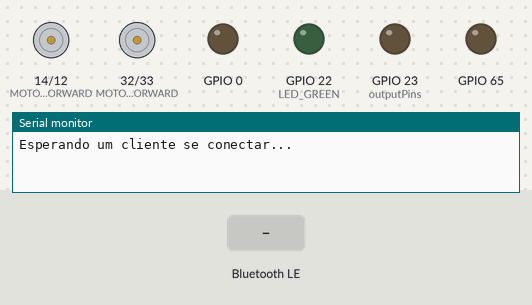
Bench run of a program on a simulated ESP32. Shown: motor-driver pin pairs drawn as motors (green arrow = first pin HIGH = forward, orange = second pin HIGH = backward, longer = more drive), output pins drawn as LEDs (lit = HIGH), the last lines printed to the serial monitor. Inputs (shaded band) come from the test bench. Nothing arrives over Bluetooth unless stated; a phone connects over Bluetooth LE 3 s after start.

Above: at 1.2 s.
1.3 s: Bluetooth LE write "+L" received
At 1.7 s:
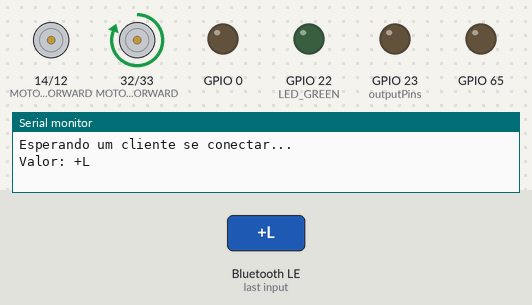
4.3 s: Bluetooth LE write "+LF" received
At 5.2 s:
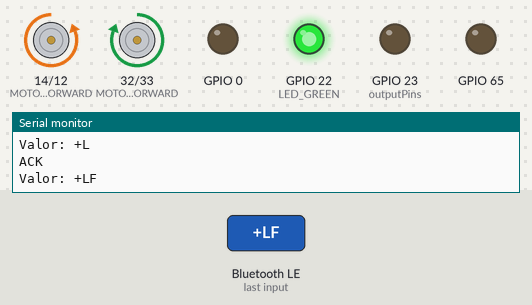
5.8 s: Bluetooth LE write "+R" received
At 6.3 s:
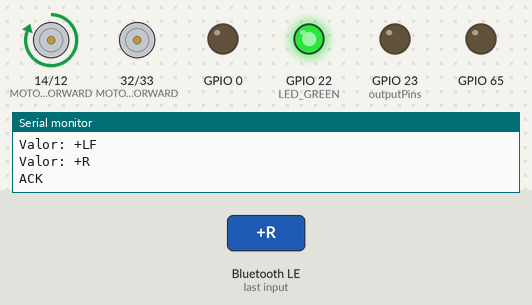
7.3 s: Bluetooth LE write "+RF" received
At 8.5 s:
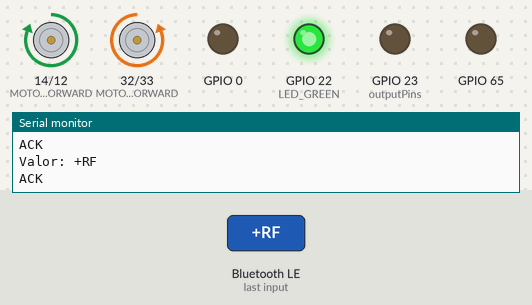
8.8 s: Bluetooth LE write "+U" received
At 9.8 s:
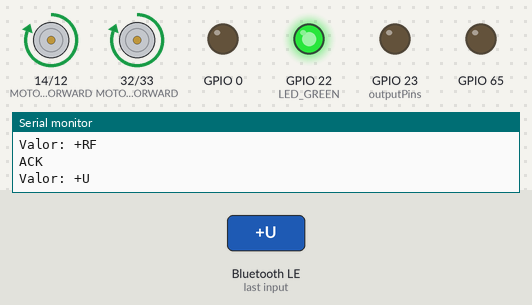
10.3 s: Bluetooth LE write "+D" received
At 10.9 s:
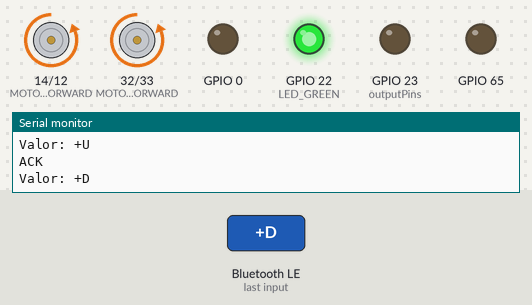
Timing chart, 0 to 12.8 s (numbered marks = the images above; inputs shaded):
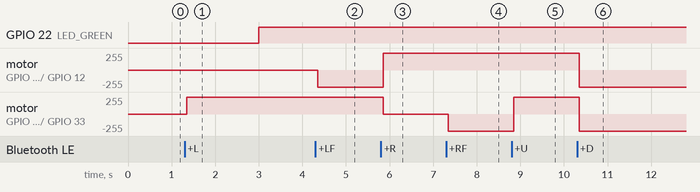

The program:

main.cpp
```cpp
#include <Arduino.h>
#include "Aspirator5000.h"

Aspirator5000 *aspirator5000;

void setup() {
  aspirator5000 = new Aspirator5000();
  aspirator5000->init();
}

void loop() {
  aspirator5000->loop();
}
```

Aspirator5000.h
```cpp
#include <BLEDevice.h>

#ifndef ASPIRATOR_5000_H
#define ASPIRATOR_5000_H

#define UUID_SERVICE   "5cb7ea7e-ed9f-42e7-807e-51ffa3b6b5fb"
#define UUID_CHANNEL   "fc77b5bf-e5ce-481f-a607-7f389d185950"

#define LED_GREEN            22
#define LED_RED              23
#define MOTOR_LEFT_FORWARD   14
#define MOTOR_LEFT_BACKWARD  12
#define MOTOR_RIGHT_FORWARD  32
#define MOTOR_RIGHT_BACKWARD 33

class Aspirator5000: public BLEServerCallbacks, public BLECharacteristicCallbacks {
  BLEServer *server;
  BLEService *service;
  BLECharacteristic *characteristic;

  bool deviceConnected;
  int outputPins[6] = {
    LED_GREEN,
    LED_RED,
    MOTOR_LEFT_FORWARD,
    MOTOR_LEFT_BACKWARD,
    MOTOR_RIGHT_FORWARD,
    MOTOR_RIGHT_BACKWARD
  };

  int motorPins[4] = {
    MOTOR_LEFT_FORWARD,
    MOTOR_LEFT_BACKWARD,
    MOTOR_RIGHT_FORWARD,
    MOTOR_RIGHT_BACKWARD
  };

  private:
    void advertise();
    void resetHardwareState();

  public:
    void init();
    void loop();
    void onConnect(BLEServer* pServer);
    void onDisconnect(BLEServer* pServer);
    void onWrite(BLECharacteristic *pCharacteristic);
};

#endif
```

Aspirator5000.cpp
```cpp
#include <Arduino.h>
#include <BLE2902.h>
#include <iostream>

#include "Aspirator5000.h"

void Aspirator5000::init() {
  Serial.begin(115200);

  for (int i = 0; i < sizeof(outputPins); i++) {
    pinMode(outputPins[i], OUTPUT);
  }

  BLEDevice::init("Aspirator 5000");

  server = BLEDevice::createServer();
  server->setCallbacks(this);

  service = server->createService(UUID_SERVICE);

  characteristic = service->createCharacteristic(UUID_CHANNEL, BLECharacteristic::PROPERTY_NOTIFY | BLECharacteristic::PROPERTY_WRITE);
  characteristic->addDescriptor(new BLE2902());
  characteristic->setCallbacks(this);

  service->start();
  advertise();
}

void Aspirator5000::advertise() {
  digitalWrite(LED_GREEN, LOW);
  server->getAdvertising()->start();
  Serial.println("Esperando um cliente se conectar...");
}

void Aspirator5000::resetHardwareState() {
  for (int i = 0; i < sizeof(motorPins); i++) {
    digitalWrite(motorPins[i], LOW);
  }
}

void Aspirator5000::loop() {
  if (deviceConnected) {
    characteristic->setValue("ACK");
    characteristic->notify();
    Serial.println("ACK");
  }
  delay(2000);
}

void Aspirator5000::onConnect(BLEServer* pServer) {
  deviceConnected = true;
  digitalWrite(LED_GREEN, HIGH);
}

void Aspirator5000::onDisconnect(BLEServer* pServer) {
  deviceConnected = false;
  Serial.println("Cliente desconectado");
  advertise();
}

void Aspirator5000::onWrite(BLECharacteristic *pCharacteristic) {
  resetHardwareState();

  std::string value = pCharacteristic->getValue();

  if (value.length() > 0) {
    if (value == "+L") {
      digitalWrite(MOTOR_RIGHT_FORWARD, HIGH);
    } else if (value == "+LF") {
      digitalWrite(MOTOR_RIGHT_FORWARD, HIGH);
      digitalWrite(MOTOR_LEFT_BACKWARD, HIGH);
    } else if (value == "+R") {
      digitalWrite(MOTOR_LEFT_FORWARD, HIGH);
    } else if (value == "+RF") {
      digitalWrite(MOTOR_LEFT_FORWARD, HIGH);
      digitalWrite(MOTOR_RIGHT_BACKWARD, HIGH);
    } else if (value == "+U") {
      digitalWrite(MOTOR_LEFT_FORWARD, HIGH);
      digitalWrite(MOTOR_RIGHT_FORWARD, HIGH);
    } else if (value == "+D") {
      digitalWrite(MOTOR_LEFT_BACKWARD, HIGH);
      digitalWrite(MOTOR_RIGHT_BACKWARD, HIGH);
    }

    Serial.print("Valor: ");
    for (int i = 0; i < value.length(); i++) {
      Serial.print(value[i]);
    }
    Serial.println();
  }
}
```

Measured:
- after the input at 1.3 s, motor on GPIO 32 (MOTOR_RIGHT_FORWARD) / GPIO 33 (MOTOR_RIGHT_BACKWARD): stopped → forward 255/255 after 0.05 s
- after the input at 4.3 s, motor on GPIO 14 (MOTOR_LEFT_FORWARD) / GPIO 12 (MOTOR_LEFT_BACKWARD): stopped → backward 255/255 after 0.05 s
- after the input at 5.8 s, motor on GPIO 14 (MOTOR_LEFT_FORWARD) / GPIO 12 (MOTOR_LEFT_BACKWARD): backward 255/255 → forward 255/255 after 0.05 s; motor on GPIO 32 (MOTOR_RIGHT_FORWARD) / GPIO 33 (MOTOR_RIGHT_BACKWARD): forward 255/255 → stopped after 0.05 s
- after the input at 7.3 s, motor on GPIO 32 (MOTOR_RIGHT_FORWARD) / GPIO 33 (MOTOR_RIGHT_BACKWARD): stopped → backward 255/255 after 0.05 s
- after the input at 8.8 s, motor on GPIO 32 (MOTOR_RIGHT_FORWARD) / GPIO 33 (MOTOR_RIGHT_BACKWARD): backward 255/255 → forward 255/255 after 0.05 s
- after the input at 10.3 s, motor on GPIO 14 (MOTOR_LEFT_FORWARD) / GPIO 12 (MOTOR_LEFT_BACKWARD), motor on GPIO 32 (MOTOR_RIGHT_FORWARD) / GPIO 33 (MOTOR_RIGHT_BACKWARD): forward 255/255 → backward 255/255 after 0.05 s
